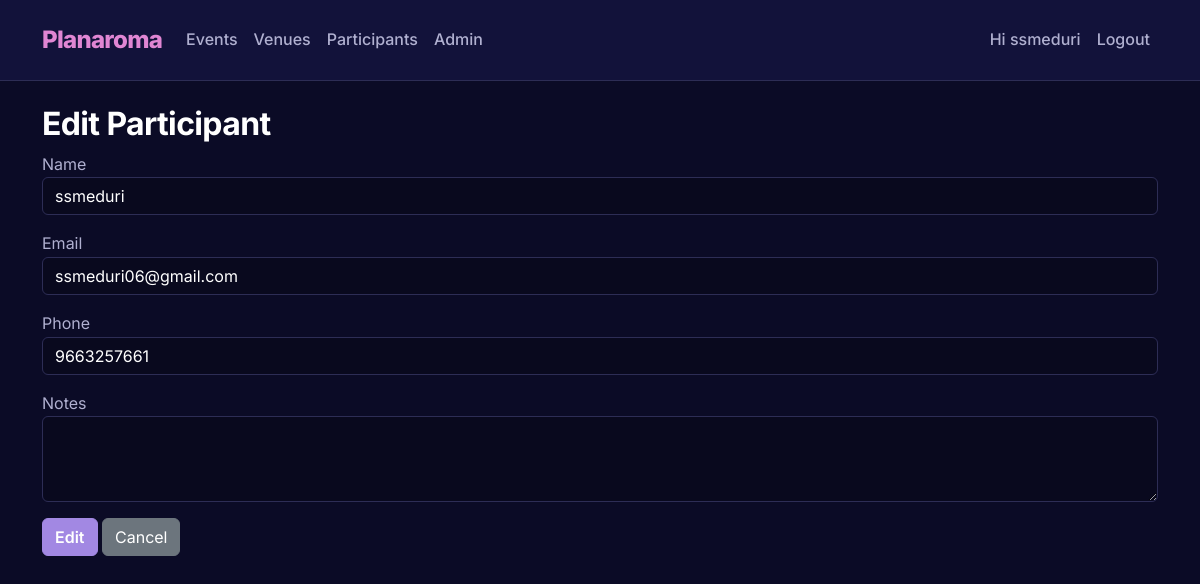
The app's page /participant/1/edit (signed in), older data.
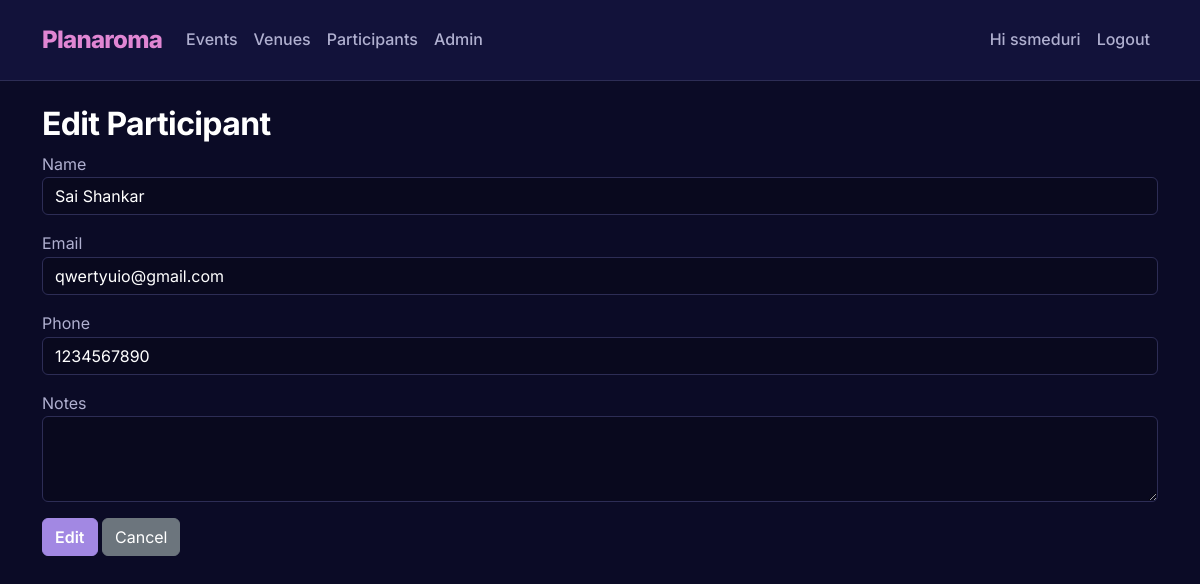
The same page, newer data.
### app/models.py (models this page shows, shortened)
class Participant(db.Model):
    __tablename__ = 'participant'
    id = db.Column(db.Integer, primary_key=True)
    name = db.Column(db.String(150), nullable=False)
    email = db.Column(db.String(200), nullable=True)
    phone = db.Column(db.String(50), nullable=True)
    notes = db.Column(db.Text, nullable=True)  # added notes column
    event_assoc = db.relationship('EventParticipant', back_populates='participant', cascade='all, delete-orphan')
    events = db.relationship(
        'Event',
        secondary='event_participants',
        back_populates='participants',
        overlaps="participant_assoc,event_assoc"
    )

### app/routes.py (the view, shortened to what this page needs)
@main_bp.route('/participant/<int:pid>/edit', methods=['GET', 'POST'])
@login_required
@require_roles('admin', 'staff')
def edit_participant(pid):
    p = Participant.query.get_or_404(pid)
    from .forms import ParticipantForm
    form = ParticipantForm(obj=p)
    if request.method == 'POST' and not form.validate():
        flash_form_errors(form)
    return render_template('participants/add_edit.html', form=form, action="Edit")

### app/forms.py
class ParticipantForm(FlaskForm):
    name = StringField('Name', validators=[DataRequired()])
    email = StringField('Email', validators=[Optional(), Email(message="Enter a valid email")])
    phone = StringField('Phone', validators=[
        Optional(),
        Length(min=10, max=15, message="Phone number must be between 10–15 digits"),
        Regexp(r'^\+?\d{10,15}$', message="Phone number must contain only digits (optional +)")
    ])
    notes = TextAreaField('Notes', validators=[Optional()])
    submit = SubmitField('Save')

### app/__init__.py (called while the page is built)
def create_app():
    app = Flask(__name__, static_folder='static', template_folder='templates')
    app.config.from_object(Config)
    db.init_app(app)
    login_manager.init_app(app)
    from .models import User
    @login_manager.user_loader
    def load_user(user_id):
        return User.query.get(int(user_id))
    from .routes import main_bp
    from .auth import auth_bp
    app.register_blueprint(main_bp)
    app.register_blueprint(auth_bp)
    return app

### app/templates/participants/add_edit.html (shortened to what this page needs)
{% extends 'base.html' %}
{% block content %}
<h2>{{ action }} Participant</h2>
<form method="POST" novalidate>
  <div class="mb-3">
    {{ form.name.label }}
    {{ form.name(class_='form-control', placeholder='Full name') }}
  </div>
  <div class="mb-3">
    {{ form.email.label }}
    {{ form.email(class_='form-control', placeholder='email@example.com') }}
  </div>
  <div class="mb-3">
    {{ form.phone.label }}
    {{ form.phone(class_='form-control', placeholder='+91-XXXXXXXXXX') }}
  </div>
  <div class="mb-3">
    {{ form.notes.label }}
    {{ form.notes(class_='form-control', rows=3) }}
  </div>
  <button class="btn btn-primary">{{ action }}</button>
  <a class="btn btn-secondary" href="{{ url_for('main.list_participants') }}">Cancel</a>
</form>
{% endblock %}

Row changes from the older to the newer data that the page shows:
changed Participant: name "ssmeduri" → "Sai Shankar"; email "ssmeduri06@gmail.com" → "qwertyuio@gmail.com"; phone "9663257661" → "1234567890"
